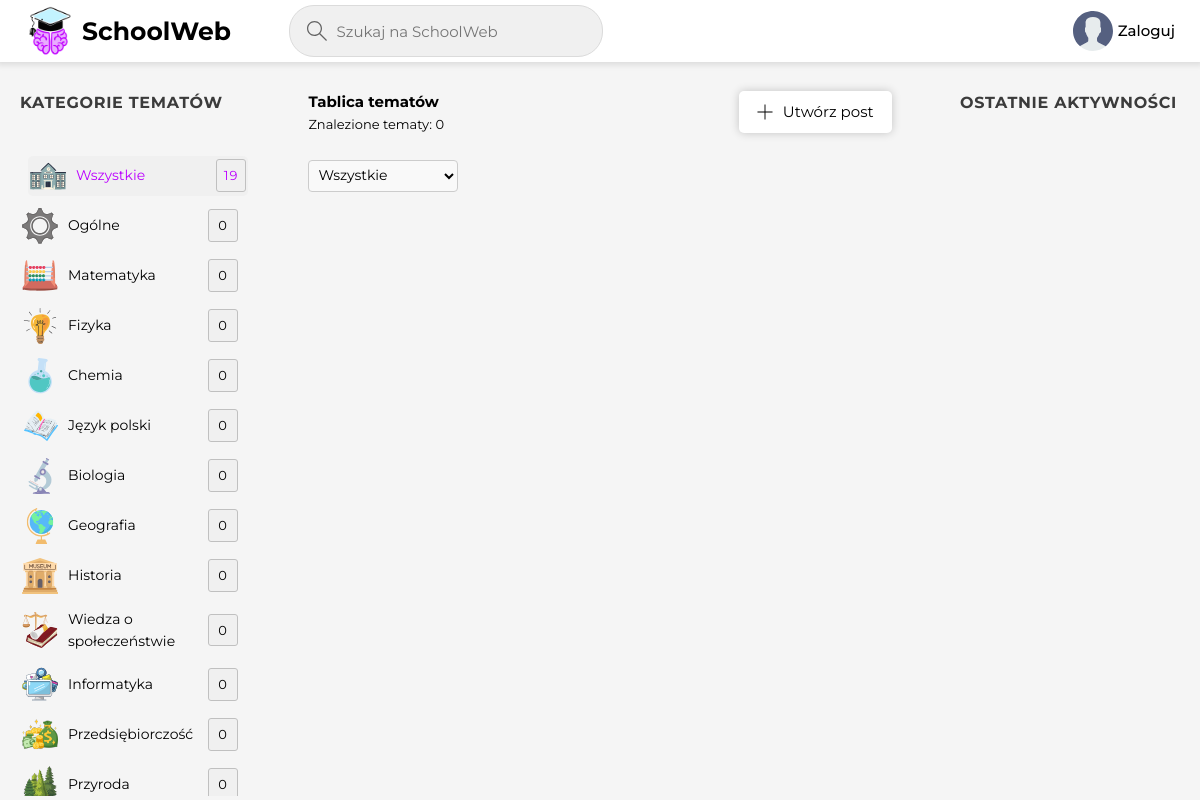
/strefa-wiedzy/, run on the app's committed database.
### website/models.py (models this page shows, shortened)
class Topic(models.Model):
    name = models.CharField(max_length=200, unique=True)
    svg_icon = models.FileField(upload_to='icons/', null=True, blank=True)
    class Meta:
        verbose_name = 'Kategorie - Strefa Wiedzy'
        verbose_name_plural = 'Kategorie - Strefa Wiedzy'

### website/views.py (the view)
# urls.py: path('strefa-wiedzy/', views.knowledge_zone, name="knowledge_zone"),
def knowledge_zone(request):
    q = request.GET.get('q', '').strip()
    level_filter = request.GET.get('level', '').strip()
    rooms = Room.objects.all()
    if q:
        rooms = rooms.filter(
            Q(topic__name__icontains=q) |
            Q(name__icontains=q) |
            Q(description__icontains=q)
        )
    if level_filter:
        rooms = rooms.filter(level=level_filter)
    topics = Topic.objects.all()[:28]
    room_count = rooms.count()
    room_messages = Message.objects.order_by('-created')[:12]
    if request.user.is_authenticated:
        if request.user.groups.filter(name='NewTeachers').exists() or request.user.groups.filter(name='NewStudents').exists():
            user_redirect_url = reverse('schoolweb:coursesLoader')
        elif request.user.groups.filter(name='Teachers').exists():
            user_redirect_url = reverse('schoolweb:teacherPage')
        elif request.user.groups.filter(name='Students').exists():
            user_redirect_url = reverse('schoolweb:studentPage')
        elif request.user.groups.filter(name='Writers').exists():
            user_redirect_url = reverse('schoolweb:WriterToTutoringZone')
        else:
            user_redirect_url = reverse('schoolweb:applyUser')
    else:
        user_redirect_url = reverse('schoolweb:applyUser')
    context = {
        'rooms': rooms,
        'topics': topics,
        'room_count': room_count,
        'room_messages': room_messages,
        'user_redirect_url': user_redirect_url,
        'current_q': q,
        'current_level': level_filter,
    }
    return render(request, 'knowledge-zone/knowledge-zone.html', context)

### website/templates/knowledge-zone/knowledge-zone.html (shortened to what this page needs)
{% extends 'base-knowledge-zone.html' %}
{% block navbar %}
{% include 'knowledge-zone/nav-knowledge-zone.html' %}
{% endblock navbar %}
{% block content %}
<main class="layout layout--3">
    <div class="container">
        {% include 'knowledge-zone/topics-knowledge-zone.html' %}
        <div class="roomList">
            <div class="roomList__header">
                <div>
                    <h2>Tablica tematów</h2>
                    <p>Znalezione tematy: {{ room_count }}</p>
                </div>
                <a class="btn btn--main" href="{% url 'schoolweb:create-room' %}" title="Utwórz nowy post">
                    <svg version="1.1" xmlns="http://www.w3.org/2000/svg" width="32" height="32" viewBox="0 0 32 32">
                        <title>Dodaj</title>
                        <path d="M16.943 0.943h-1.885v14.115h-14.115v1.885h14.115v14.115h1.885v-14.115h14.115v-1.885h-14.115v-14.115z"></path>
                    </svg>
                    Utwórz post
                </a>
            </div>
            <form action="{% url 'schoolweb:knowledge_zone' %}" method="GET">
                <select name="level" id="level" onchange="this.form.submit()" class="level-select">
                    <option value="">Wszystkie</option>
                </select>
            </form>
        </div>
        {% include 'knowledge-zone/activity-knowledge-zone.html' %}
    </div>
</main>
{% endblock %}

### website/templates/base-knowledge-zone.html (shortened to what this page needs)
<!DOCTYPE html>
{% load static %}
<html lang="pl">
<head>
    <link href="{% static 'css/knowledge-zone.css' %}" rel="stylesheet">
    <link rel="stylesheet" href="https://cdnjs.cloudflare.com/ajax/libs/font-awesome/4.7.0/css/font-awesome.min.css">
    <link rel="stylesheet" href="https://cdnjs.cloudflare.com/ajax/libs/font-awesome/6.0.0/css/all.min.css">
</head>
<body>
{% block navbar %}
{% endblock navbar %}
{% block content %}
{% endblock content %}
</body>
</html>

### website/templates/knowledge-zone/nav-knowledge-zone.html (shortened to what this page needs)
{% load static %}
<header class="header">
    <div class="container">
        <a href="{% url 'schoolweb:home' %}" class="header__logo">
            <img src="{% static 'img/widget/logo.png' %}" title="Wróć do menu głównego"/>
            <h1 title="Wróć do menu głównego">SchoolWeb</h1>
        </a>
        <form class="header__search" method="GET" action="{% url 'schoolweb:knowledge_zone' %}">
            <label>
                <input name="q" placeholder="Szukaj na SchoolWeb"/>
            </label>
        </form>
        <nav class="header__menu">
            {% if request.user.is_authenticated %}
            <div class="header__user">
                <a href="{% url 'schoolweb:user-profile' request.user.pk %}">
                    <div class="avatar avatar--medium active">
                        <img src="{{request.user.avatar.url}}"/>
                    </div>
                    <p>{{request.user.first_name}}<span>@{{request.user.username}}</span></p>
                </a>
                <button class="dropdown-button">
                    <svg version="1.1" xmlns="http://www.w3.org/2000/svg" width="32" height="32" viewBox="0 0 32 32">
                        <title>Rozwiń menu</title>
                        <path d="M16 21l-13-13h-3l16 16 16-16h-3l-13 13z"></path>
                    </svg>
                </button>
            </div>
            {% else %}
            <a href="{% url 'schoolweb:login' %}?next={{ request.path }}">
                <img src="{% static 'img/profile-pictures/avatar.svg' %}"/>
                <p title="Zaloguj się na swoje konto">Zaloguj</p>
            </a>
            {% endif %}
        </nav>
    </div>
</header>

### website/templates/knowledge-zone/topics-knowledge-zone.html (shortened to what this page needs)
{% load static %}
<div class="topics scroll">
    <div class="topics__header">
        <h2>Kategorie tematów</h2>
    </div>
    <ul class="topics__list">
        <li>
            <a href="{% url 'schoolweb:knowledge_zone' %}" class="topic-link {% if not request.GET.q %}active{% endif %}">
                <div>
                    <img src="{% static 'img/icons/19.svg' %}"/>
                    Wszystkie
                </div>
                <span>{{topics.count}}</span>
            </a>
        </li>
        {% for topic in topics %}
        <li>
            <a href="{% url 'schoolweb:knowledge_zone' %}?q={{topic.name}}" class="topic-link {% if request.GET.q == topic.name %}active{% endif %}">
                <div>
                    {% if topic.svg_icon %}
                        <img src="{{ topic.svg_icon.url }}" alt="{{ topic.name }} icon" />
                    {% else %}
                        <img src="{% static 'img/knowledge-zone/topic-icon.png' %}"/>
                    {% endif %}
                    {{topic.name}}
                </div>
                <span>{{topic.room_set.all.count}}</span>
            </a>
        </li>
        {% endfor %}
    </ul>
</div>

### website/templates/knowledge-zone/feed-knowledge-zone.html (shortened to what this page needs)
{% for room in rooms %}
{% load static %}
{% endfor %}

### website/templates/knowledge-zone/activity-knowledge-zone.html (shortened to what this page needs)
{% load static %}
<div class="activities scroll">
    <div class="activities__header">
        <h2>Ostatnie aktywności</h2>
    </div>
</div>

### data on the page
Topic: svg_icon (picture), name "Ogólne", room_set.all.count "0"
Topic: svg_icon (picture), name "Matematyka", room_set.all.count "0"
Topic: svg_icon (picture), name "Fizyka", room_set.all.count "0"
Topic: svg_icon (picture), name "Chemia", room_set.all.count "0"
Topic: svg_icon (picture), name "Język polski", room_set.all.count "0"
Topic: svg_icon (picture), name "Biologia", room_set.all.count "0"
Topic: svg_icon (picture), name "Geografia", room_set.all.count "0"
Topic: svg_icon (picture), name "Historia", room_set.all.count "0"
Topic: svg_icon (picture), name "Wiedza o społeczeństwie", room_set.all.count "0"
Topic: svg_icon (picture), name "Informatyka", room_set.all.count "0"
Topic: svg_icon (picture), name "Przedsiębiorczość", room_set.all.count "0"
Topic: svg_icon (picture), name "Przyroda", room_set.all.count "0"

### other printed values
{{ topics.count }} "19"
{{ room_count }} "0"
